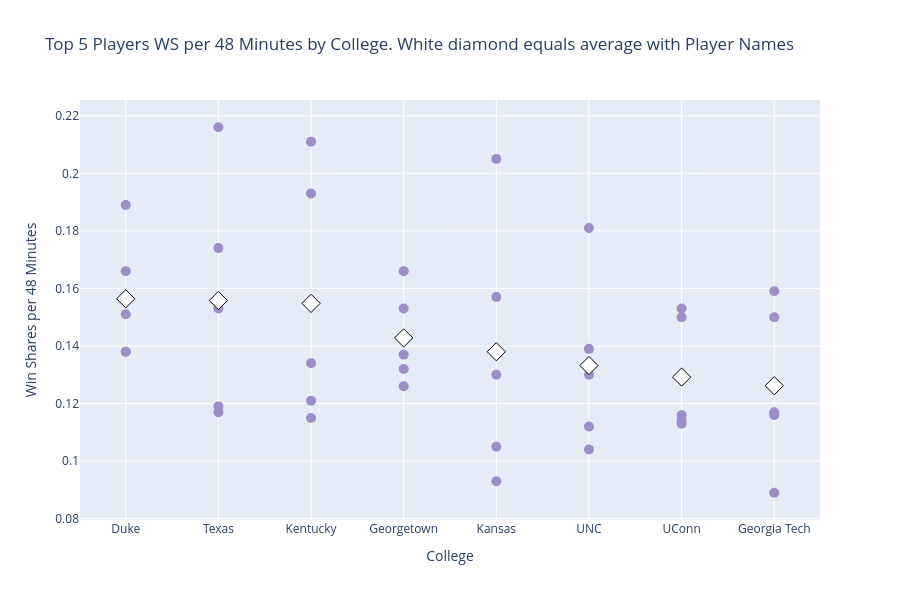

The notebook cell saved with this chart:
### Code cell
college_order_ws48 = ranked_ws48.drop_duplicates("college").sort_values("top5_avg_ws48", ascending=False)["college"].tolist()
top_colleges_ws48 = college_order_ws48[:8]
plot_df_ws48 = ranked_ws48[ranked_ws48["college"].isin(top_colleges_ws48)]

fig = go.Figure()

for college in top_colleges_ws48:
    subset = plot_df_ws48[plot_df_ws48["college"] == college]
    fig.add_trace(go.Scatter(
        x=[college] * len(subset),
        y=subset["ws48"],
        mode="markers",
        marker=dict(color="#9C8FC9", size=10),
        text=subset["player"],
        hovertemplate="%{text}<br>WS/48: %{y}<extra></extra>",
        showlegend=False
    ))
    avg = subset["top5_avg_ws48"].iloc[0]
    fig.add_trace(go.Scatter(
        x=[college],
        y=[avg],
        mode="markers",
        marker=dict(color="white", size=14, symbol="diamond", line=dict(color="black", width=1)),
        hovertemplate=f"{college} avg: {avg:.3f}<extra></extra>",
        showlegend=False
    ))

fig.update_layout(
    title="Top 5 Players WS per 48 Minutes by College. White diamond equals average with Player Names",
    xaxis_title="College",
    yaxis_title="Win Shares per 48 Minutes",
    height=600
)
fig.show()

### Figure 1 — Plotly figure (JSON) as saved in the notebook; plotly's stock layout.template omitted (floating-point values rounded to 4 significant figures)
{"data": [{"hovertemplate": "%{text}<br>WS/48: %{y}<extra></extra>", "marker": {"color": "#9C8FC9", "size": 10}, "mode": "markers", "showlegend": false, "text": ["Zion Williamson", "Kyrie Irving", "Elton Brand", "Grant Hill", "Jayson Tatum"], "type": "scatter", "x": ["Duke", "Duke", "Duke", "Duke", "Duke"], "y": [0.189, 0.166, 0.151, 0.138, 0.138]}, {"hovertemplate": "Duke avg: 0.156<extra></extra>", "marker": {"color": "white", "line": {"color": "black", "width": 1}, "size": 14, "symbol": "diamond"}, "mode": "markers", "showlegend": false, "type": "scatter", "x": ["Duke"], "y": [0.1564]}, {"hovertemplate": "%{text}<br>WS/48: %{y}<extra></extra>", "marker": {"color": "#9C8FC9", "size": 10}, "mode": "markers", "showlegend": false, "text": ["Kevin Durant", "Jaxson Hayes", "LaMarcus Aldridge", "Mo Bamba", "Tristan Thompson"], "type": "scatter", "x": ["Texas", "Texas", "Texas", "Texas", "Texas"], "y": [0.216, 0.174, 0.153, 0.119, 0.117]}, {"hovertemplate": "Texas avg: 0.156<extra></extra>", "marker": {"color": "white", "line": {"color": "black", "width": 1}, "size": 14, "symbol": "diamond"}, "mode": "markers", "showlegend": false, "type": "scatter", "x": ["Texas"], "y": [0.1558]}, {"hovertemplate": "%{text}<br>WS/48: %{y}<extra></extra>", "marker": {"color": "#9C8FC9", "size": 10}, "mode": "markers", "showlegend": false, "text": ["Anthony Davis", "Karl-Anthony Towns", "Nerlens Noel", "Willie Cauley-Stein", "DeMarcus Cousins"], "type": "scatter", "x": ["Kentucky", "Kentucky", "Kentucky", "Kentucky", "Kentucky"], "y": [0.211, 0.193, 0.134, 0.121, 0.115]}, {"hovertemplate": "Kentucky avg: 0.155<extra></extra>", "marker": {"color": "white", "line": {"color": "black", "width": 1}, "size": 14, "symbol": "diamond"}, "mode": "markers", "showlegend": false, "type": "scatter", "x": ["Kentucky"], "y": [0.1548]}, {"hovertemplate": "%{text}<br>WS/48: %{y}<extra></extra>", "marker": {"color": "#9C8FC9", "size": 10}, "mode": "markers", "showlegend": false, "text": ["Alonzo Mourning", "Dikembe Mutombo", "Greg Monroe", "Otto Porter Jr.", "Allen Iverson"], "type": "scatter", "x": ["Georgetown", "Georgetown", "Georgetown", "Georgetown", "Georgetown"], "y": [0.166, 0.153, 0.137, 0.132, 0.126]}, {"hovertemplate": "Georgetown avg: 0.143<extra></extra>", "marker": {"color": "white", "line": {"color": "black", "width": 1}, "size": 14, "symbol": "diamond"}, "mode": "markers", "showlegend": false, "type": "scatter", "x": ["Georgetown"], "y": [0.1428]}, {"hovertemplate": "%{text}<br>WS/48: %{y}<extra></extra>", "marker": {"color": "#9C8FC9", "size": 10}, "mode": "markers", "showlegend": false, "text": ["Joel Embiid", "Paul Pierce", "Raef LaFrentz", "Drew Gooden", "Kirk Hinrich"], "type": "scatter", "x": ["Kansas", "Kansas", "Kansas", "Kansas", "Kansas"], "y": [0.205, 0.157, 0.13, 0.105, 0.093]}, {"hovertemplate": "Kansas avg: 0.138<extra></extra>", "marker": {"color": "white", "line": {"color": "black", "width": 1}, "size": 14, "symbol": "diamond"}, "mode": "markers", "showlegend": false, "type": "scatter", "x": ["Kansas"], "y": [0.138]}, {"hovertemplate": "%{text}<br>WS/48: %{y}<extra></extra>", "marker": {"color": "#9C8FC9", "size": 10}, "mode": "markers", "showlegend": false, "text": ["Brandan Wright", "Rasheed Wallace", "Vince Carter", "Antawn Jamison", "Marvin Williams"], "type": "scatter", "x": ["UNC", "UNC", "UNC", "UNC", "UNC"], "y": [0.181, 0.139, 0.13, 0.112, 0.104]}, {"hovertemplate": "UNC avg: 0.133<extra></extra>", "marker": {"color": "white", "line": {"color": "black", "width": 1}, "size": 14, "symbol": "diamond"}, "mode": "markers", "showlegend": false, "type": "scatter", "x": ["UNC"], "y": [0.1332]}, {"hovertemplate": "%{text}<br>WS/48: %{y}<extra></extra>", "marker": {"color": "#9C8FC9", "size": 10}, "mode": "markers", "showlegend": false, "text": ["Andre Drummond", "Ray Allen", "Kemba Walker", "Emeka Okafor", "Donyell Marshall"], "type": "scatter", "x": ["UConn", "UConn", "UConn", "UConn", "UConn"], "y": [0.153, 0.15, 0.116, 0.114, 0.113]}, {"hovertemplate": "UConn avg: 0.129<extra></extra>", "marker": {"color": "white", "line": {"color": "black", "width": 1}, "size": 14, "symbol": "diamond"}, "mode": "markers", "showlegend": false, "type": "scatter", "x": ["UConn"], "y": [0.1292]}, {"hovertemplate": "%{text}<br>WS/48: %{y}<extra></extra>", "marker": {"color": "#9C8FC9", "size": 10}, "mode": "markers", "showlegend": false, "text": ["Chris Bosh", "Derrick Favors", "Stephon Marbury", "Kenny Anderson", "Dennis Scott"], "type": "scatter", "x": ["Georgia Tech", "Georgia Tech", "Georgia Tech", "Georgia Tech", "Georgia Tech"], "y": [0.159, 0.15, 0.117, 0.116, 0.089]}, {"hovertemplate": "Georgia Tech avg: 0.126<extra></extra>", "marker": {"color": "white", "line": {"color": "black", "width": 1}, "size": 14, "symbol": "diamond"}, "mode": "markers", "showlegend": false, "type": "scatter", "x": ["Georgia Tech"], "y": [0.1262]}], "layout": {"height": 600, "title": {"text": "Top 5 Players WS per 48 Minutes by College. White diamond equals average with Player Names"}, "xaxis": {"title": {"text": "College"}}, "yaxis": {"title": {"text": "Win Shares per 48 Minutes"}}}}
